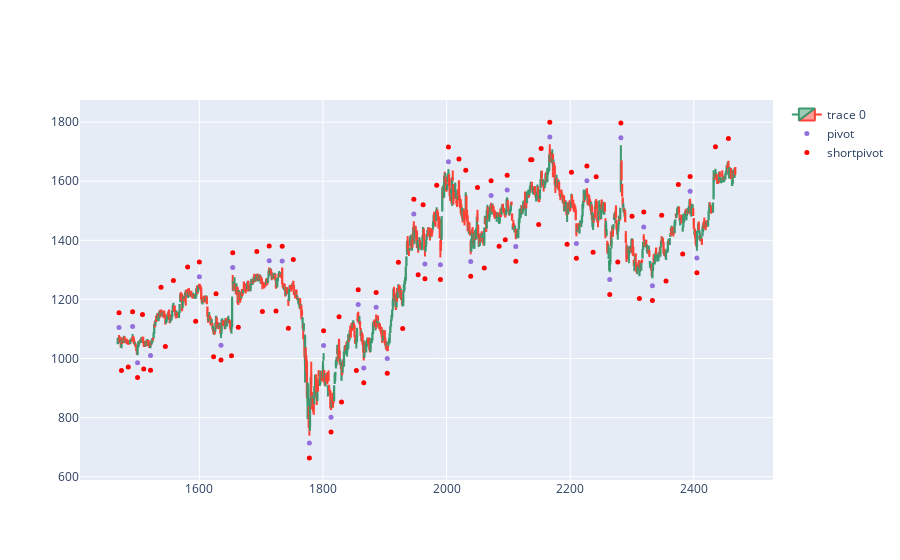

Notebook code cell kept with this figure:
### Code cell
import plotly.graph_objects as go
from plotly.subplots import make_subplots
from datetime import datetime
dfpl = df[-1000:]
fig = go.Figure(data=[go.Candlestick(x=dfpl.index,
                open=dfpl['Open'],
                high=dfpl['High'],
                low=dfpl['Low'],
                close=dfpl['Close'])])

fig.add_scatter(x=dfpl.index, y=dfpl['pointpos'], mode="markers",
                marker=dict(size=5, color="MediumPurple"),
                name="pivot")
fig.add_scatter(x=dfpl.index, y=dfpl['shortpointpos'], mode="markers",
                marker=dict(size=5, color="red"),
                name="shortpivot")
fig.update_layout(xaxis_rangeslider_visible=False)
fig.show()

### Figure 1 — Plotly figure (JSON) as saved in the notebook; plotly's stock layout.template omitted (floating-point values rounded to 4 significant figures; data arrays with more than 128 entries replaced by an {"elided": "..."} marker saying what was removed)
{"data": [{"close": {"elided": "1000 float values"}, "high": {"elided": "1000 float values"}, "low": {"elided": "1000 float values"}, "open": {"elided": "1000 float values"}, "type": "candlestick", "x": {"elided": "1000 int values"}}, {"marker": {"color": "MediumPurple", "size": 5}, "mode": "markers", "name": "pivot", "type": "scatter", "x": {"elided": "1000 int values"}, "y": {"elided": "1000 float values"}}, {"marker": {"color": "red", "size": 5}, "mode": "markers", "name": "shortpivot", "type": "scatter", "x": {"elided": "1000 int values"}, "y": {"elided": "1000 float values"}}], "layout": {"xaxis": {"rangeslider": {"visible": false}}}}
